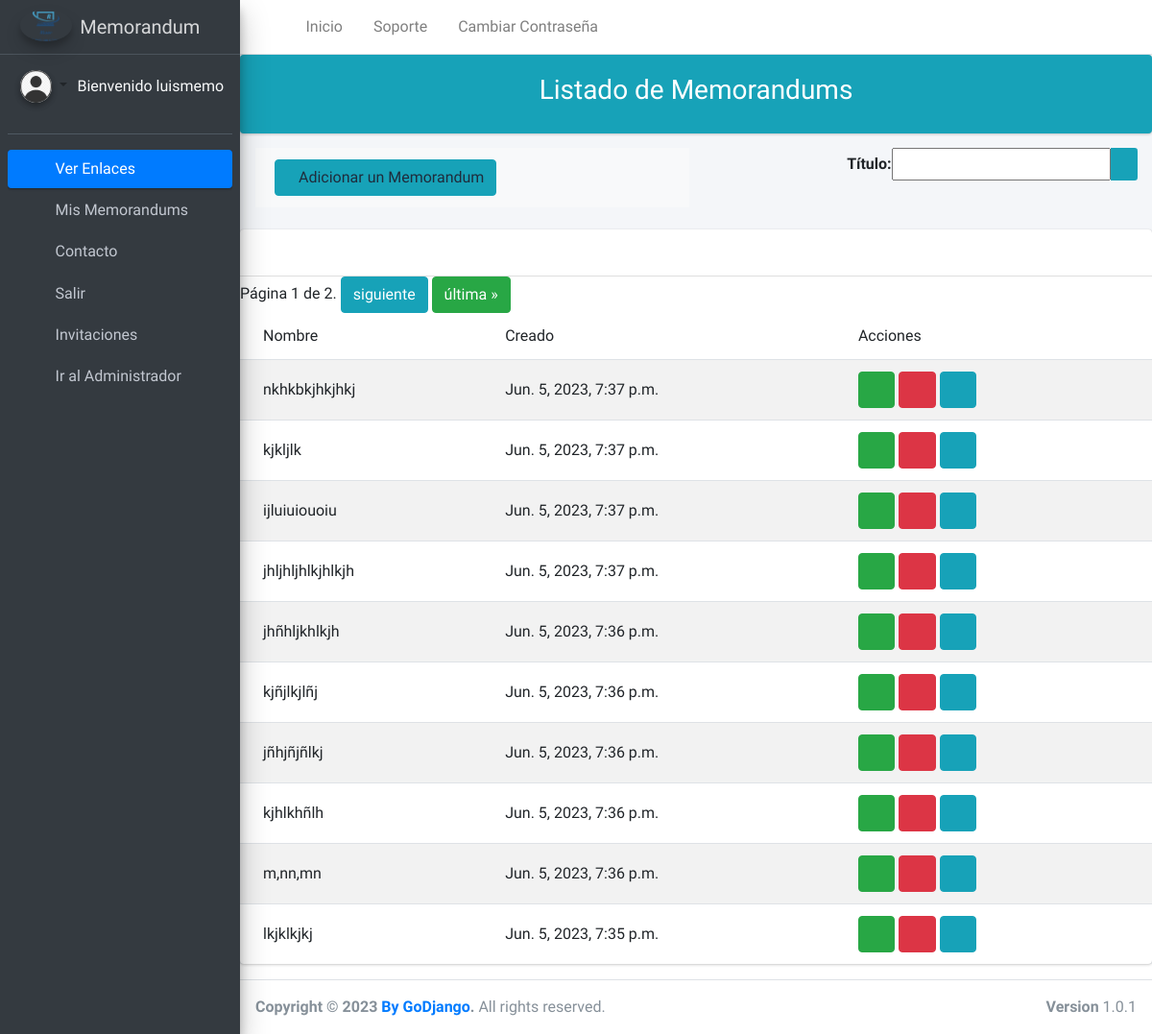
/memos/mismemos (signed in), run on an earlier commit of the app's database.
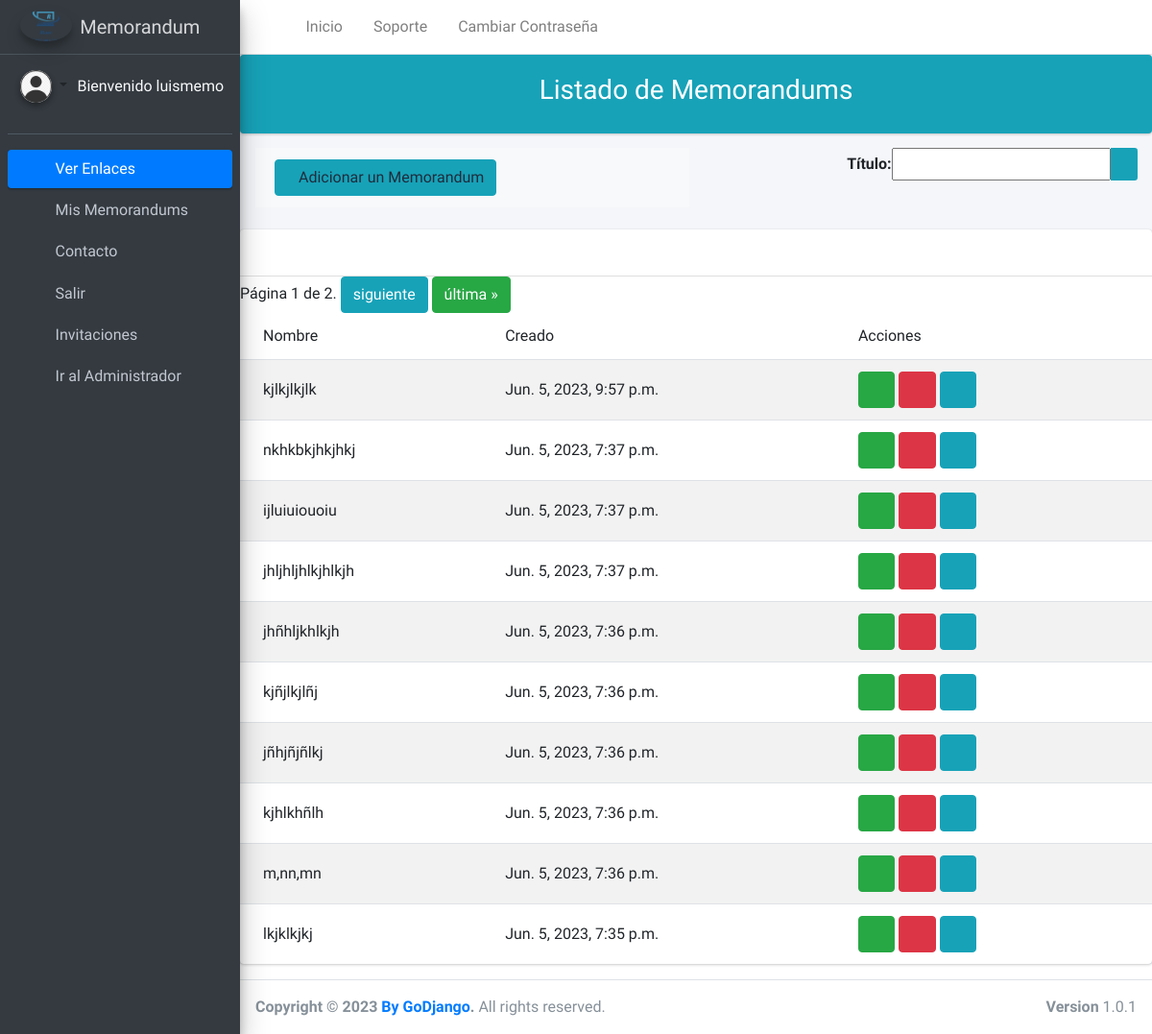
And on a later commit of the database.
### memorandum/models.py (models this page shows, shortened)
class Menorandum(models.Model):
    id = models.BigAutoField(primary_key=True)
    nombre=models.CharField(verbose_name='Título',max_length=200,unique=True)
    texto=RichTextField()
    email=models.EmailField(verbose_name='Correo Electrónico',max_length=255)
    archivos=models.ManyToManyField('Archivos',blank=True)
    date_expiring=models.DateField(verbose_name='Fecha de Expiración', null=True,blank=True)
    user=models.ForeignKey(User, on_delete=models.CASCADE)
    slug=models.SlugField(max_length=255, null=True, blank=True)
    created_at=models.DateTimeField(auto_now_add=True)
    class Meta:
        verbose_name="Memorandum"
        verbose_name_plural="Memorandums"
        permissions=(('can_download_file','Puede descargar archivos asociados'),)
    REQUIRED_FIELDS=['nombre','texto','email']

### memorandum/views.py (the view)
# urls.py: path('mismemos',memorandus,name="list_memorandums"),
@login_required
def memorandus(request):
    if request.user.is_authenticated:
        empresa = Empresa.objects.first()
        memo = Menorandum.objects.filter(user=request.user).order_by('-created_at')
        filter=MemoFilter(request.GET,queryset=memo)
        memo=filter.qs
        paginator = Paginator(memo, 10)
        page_number = request.GET.get('page')
        page_obj = paginator.get_page(page_number)
        return render(request, 'memo/list-memorandus.html',{'page_obj':page_obj,'filter':filter,'empresa':empresa})
    else:
        return redirect('loginn')

### memorandum/context.py (called while the page is built)
def cant_inv(request):
    if request.user.is_authenticated:
       inv=Invitacion.objects.filter(destinatarios__in=Destinatarios.objects.filter(destinatario=request.user)).count()
    else:
        inv="Debes hacer Login"
    return {'c_invitacion':inv}

### memorandum/templates/memo/list-memorandus.html (shortened to what this page needs)
{% extends 'CRUD/list.html' %}
    {% load static %}
    {%block head%}
    <link rel="stylesheet" href="{% static 'plugins/fontawesome-free/css/all.min.css' %}">
    <link rel="stylesheet" href="https://code.ionicframework.com/ionicons/2.0.1/css/ionicons.min.css">
    <link rel="stylesheet" href="{% static 'plugins/tempusdominus-bootstrap-4/css/tempusdominus-bootstrap-4.min.css' %}">
    <link rel="stylesheet" href="{% static 'plugins/icheck-bootstrap/icheck-bootstrap.min.css' %}">
    <link rel="stylesheet" href="{% static 'plugins/jqvmap/jqvmap.min.css' %}">
    <link rel="stylesheet" href="{% static 'dist/css/adminlte.min.css' %}">
    <link rel="stylesheet" href="{% static 'plugins/overlayScrollbars/css/OverlayScrollbars.min.css' %}">
    <link rel="stylesheet" href="{% static 'plugins/daterangepicker/daterangepicker.css' %}">
    <link rel="stylesheet" href="{% static 'plugins/summernote/summernote-bs4.css' %}">
    {%endblock%}
{% block content %}
{%block list%}
<div style="margin:auto; text-align: center;" class="card bg-info text-white" >
    <h3 class="card-body">Listado de Memorandums</h3>
</div>
{%endblock%}
        {%block bot%}
        <div class="card-footer bg-light">
            {% if perms.memorandum.add_menorandum %}
            <a href="{% url 'add_memorandums' %}" title="Adicionar" class="btn btn-info"><i class='fas fa-plus'></i>Adicionar un Memorandum</a>
            {% endif %}
        </div>
        {%endblock%}
                {% block thead %}
                <thead style="margin-left:40px;">
                    <td>Nombre</td>
                    <td>Creado</td>
                    <td>Acciones</td>
                </thead>
                {% endblock %}
                {% block tbody %}
                <tbody>
                    {% if page_obj %}
                    {% for m in page_obj.object_list %}
                        <tr>
                            <td>{{ m.nombre }}</td>
                            <td>{{ m.created_at }}</td>
                            <td>
                                {% if perms.memorandum.change_menorandum %}
                                <a href="{% url 'update_memorandums' m.id %}" title="Actualizar"class="btn  btn-success"><i class='fas fa-edit'></i></a>
                                {% endif %}
                                {% if perms.memorandum.delete_menorandum %}
                                <a href="{% url 'delete_memorandums' m.id %}" id="eliminar" title="Eliminar" class="btn btn-danger"><i class='fas fa-trash-alt'></i></a>
                                {% endif %}
                                <a href="{% url 'detail_memorandums' m.user.username m.id %}" title="Ver" class="btn btn-info"><i class='fas fa-eye'></i></a>
                            </td>
                        </tr>
                    {% endfor %}
                    <div style="text-align: center;">
                    <div class="pagination">
                        <span class="step-links">
                            <span class="current">
                                Página {{ page_obj.number }} de {{ page_obj.paginator.num_pages }}.
                            </span>
                            {% if page_obj.has_next %}
                                <a class="btn btn-info" href="?page={{ page_obj.next_page_number }}">siguiente</a>
                                <a class="btn btn-success" href="?page={{ page_obj.paginator.num_pages }}">última &raquo;</a>
                            {% endif %}
                        </span>
                    </div>
                    </div>
                    {% else %}
                    <tr>
                        <td> No hay datos a Mostrar</td>
                    </tr>
                    {% endif %}
                </tbody>
                {% endblock %}
{% endblock %}

What changed in the data, as far as the page shows it:
removed Menorandum: nombre "kjkljlk", created_at "Jun. 5, 2023, 7:37 p.m."
added Menorandum: nombre "kjlkjlkjlk", created_at "Jun. 5, 2023, 9:57 p.m."
